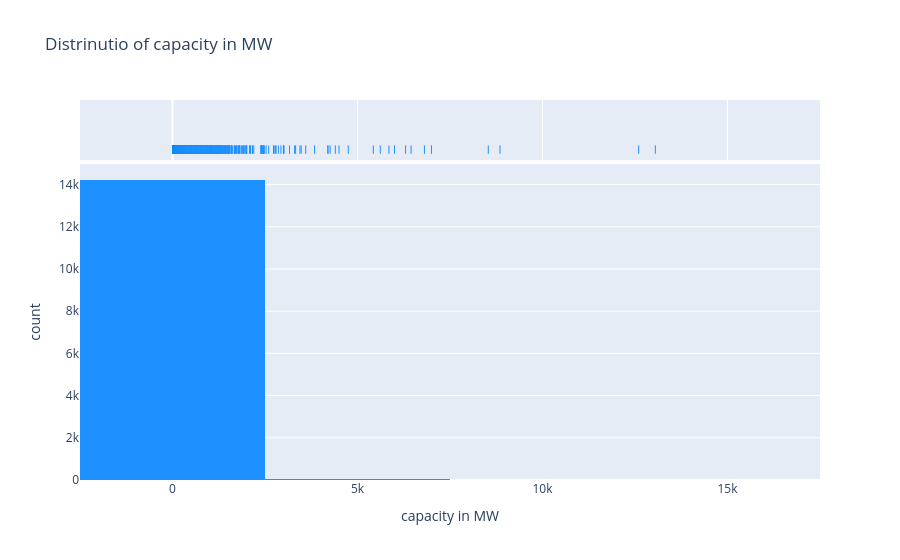
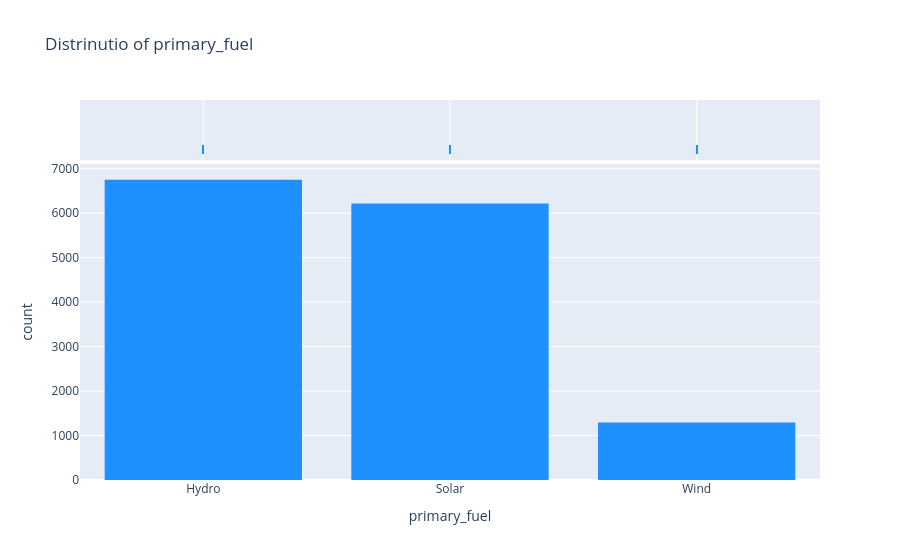
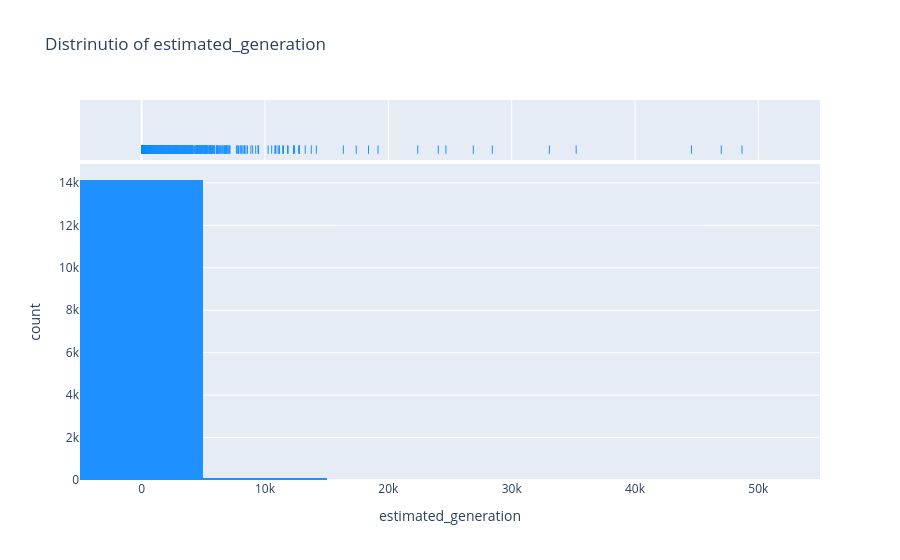

The cell these charts' notebook holds for them, in order:
### Markdown cell above
univariate analysis

### Code cell
for col in df_deploy[['capacity in MW','primary_fuel','estimated_generation']]:
    hist = px.histogram(df_deploy,x=col,marginal = 'rug',nbins=5,
                        title=f"Distrinution of {col}",color_discrete_sequence=['dodgerblue'])
    hist.show()

### Figure 1 — Plotly figure (JSON) as saved in the notebook; plotly's stock layout.template omitted (floating-point values rounded to 4 significant figures; data arrays with more than 128 entries replaced by an {"elided": "..."} marker saying what was removed)
{"data": [{"bingroup": "x", "hovertemplate": "capacity in MW=%{x}<br>count=%{y}<extra></extra>", "legendgroup": "", "marker": {"color": "dodgerblue", "pattern": {"shape": ""}}, "name": "", "nbinsx": 5, "orientation": "v", "showlegend": false, "type": "histogram", "x": {"elided": "14263 float values"}, "xaxis": "x", "yaxis": "y"}, {"boxpoints": "all", "fillcolor": "rgba(255,255,255,0)", "hoveron": "points", "hovertemplate": "capacity in MW=%{x}<extra></extra>", "jitter": 0, "legendgroup": "", "line": {"color": "rgba(255,255,255,0)"}, "marker": {"color": "dodgerblue", "symbol": "line-ns-open"}, "name": "", "showlegend": false, "type": "box", "x": {"elided": "14263 float values"}, "xaxis": "x2", "yaxis": "y2"}], "layout": {"barmode": "relative", "legend": {"tracegroupgap": 0}, "title": {"text": "Distrinutio of capacity in MW"}, "xaxis": {"anchor": "y", "domain": [0, 1], "title": {"text": "capacity in MW"}}, "xaxis2": {"anchor": "y2", "domain": [0, 1], "matches": "x", "showgrid": true, "showticklabels": false}, "yaxis": {"anchor": "x", "domain": [0, 0.8316], "title": {"text": "count"}}, "yaxis2": {"anchor": "x2", "domain": [0.8416, 1], "matches": "y2", "showgrid": false, "showline": false, "showticklabels": false, "ticks": ""}}}

### Figure 2 — Plotly figure (JSON) as saved in the notebook; plotly's stock layout.template omitted (floating-point values rounded to 4 significant figures; data arrays with more than 128 entries replaced by an {"elided": "..."} marker saying what was removed)
{"data": [{"bingroup": "x", "hovertemplate": "primary_fuel=%{x}<br>count=%{y}<extra></extra>", "legendgroup": "", "marker": {"color": "dodgerblue", "pattern": {"shape": ""}}, "name": "", "nbinsx": 5, "orientation": "v", "showlegend": false, "type": "histogram", "x": {"elided": "14263 str values"}, "xaxis": "x", "yaxis": "y"}, {"boxpoints": "all", "fillcolor": "rgba(255,255,255,0)", "hoveron": "points", "hovertemplate": "primary_fuel=%{x}<extra></extra>", "jitter": 0, "legendgroup": "", "line": {"color": "rgba(255,255,255,0)"}, "marker": {"color": "dodgerblue", "symbol": "line-ns-open"}, "name": "", "showlegend": false, "type": "box", "x": {"elided": "14263 str values"}, "xaxis": "x2", "yaxis": "y2"}], "layout": {"barmode": "relative", "legend": {"tracegroupgap": 0}, "title": {"text": "Distrinutio of primary_fuel"}, "xaxis": {"anchor": "y", "domain": [0, 1], "title": {"text": "primary_fuel"}}, "xaxis2": {"anchor": "y2", "domain": [0, 1], "matches": "x", "showgrid": true, "showticklabels": false}, "yaxis": {"anchor": "x", "domain": [0, 0.8316], "title": {"text": "count"}}, "yaxis2": {"anchor": "x2", "domain": [0.8416, 1], "matches": "y2", "showgrid": false, "showline": false, "showticklabels": false, "ticks": ""}}}

### Figure 3 — Plotly figure (JSON) as saved in the notebook; plotly's stock layout.template omitted (floating-point values rounded to 4 significant figures; data arrays with more than 128 entries replaced by an {"elided": "..."} marker saying what was removed)
{"data": [{"bingroup": "x", "hovertemplate": "estimated_generation=%{x}<br>count=%{y}<extra></extra>", "legendgroup": "", "marker": {"color": "dodgerblue", "pattern": {"shape": ""}}, "name": "", "nbinsx": 5, "orientation": "v", "showlegend": false, "type": "histogram", "x": {"elided": "14263 float values"}, "xaxis": "x", "yaxis": "y"}, {"boxpoints": "all", "fillcolor": "rgba(255,255,255,0)", "hoveron": "points", "hovertemplate": "estimated_generation=%{x}<extra></extra>", "jitter": 0, "legendgroup": "", "line": {"color": "rgba(255,255,255,0)"}, "marker": {"color": "dodgerblue", "symbol": "line-ns-open"}, "name": "", "showlegend": false, "type": "box", "x": {"elided": "14263 float values"}, "xaxis": "x2", "yaxis": "y2"}], "layout": {"barmode": "relative", "legend": {"tracegroupgap": 0}, "title": {"text": "Distrinutio of estimated_generation"}, "xaxis": {"anchor": "y", "domain": [0, 1], "title": {"text": "estimated_generation"}}, "xaxis2": {"anchor": "y2", "domain": [0, 1], "matches": "x", "showgrid": true, "showticklabels": false}, "yaxis": {"anchor": "x", "domain": [0, 0.8316], "title": {"text": "count"}}, "yaxis2": {"anchor": "x2", "domain": [0.8416, 1], "matches": "y2", "showgrid": false, "showline": false, "showticklabels": false, "ticks": ""}}}
